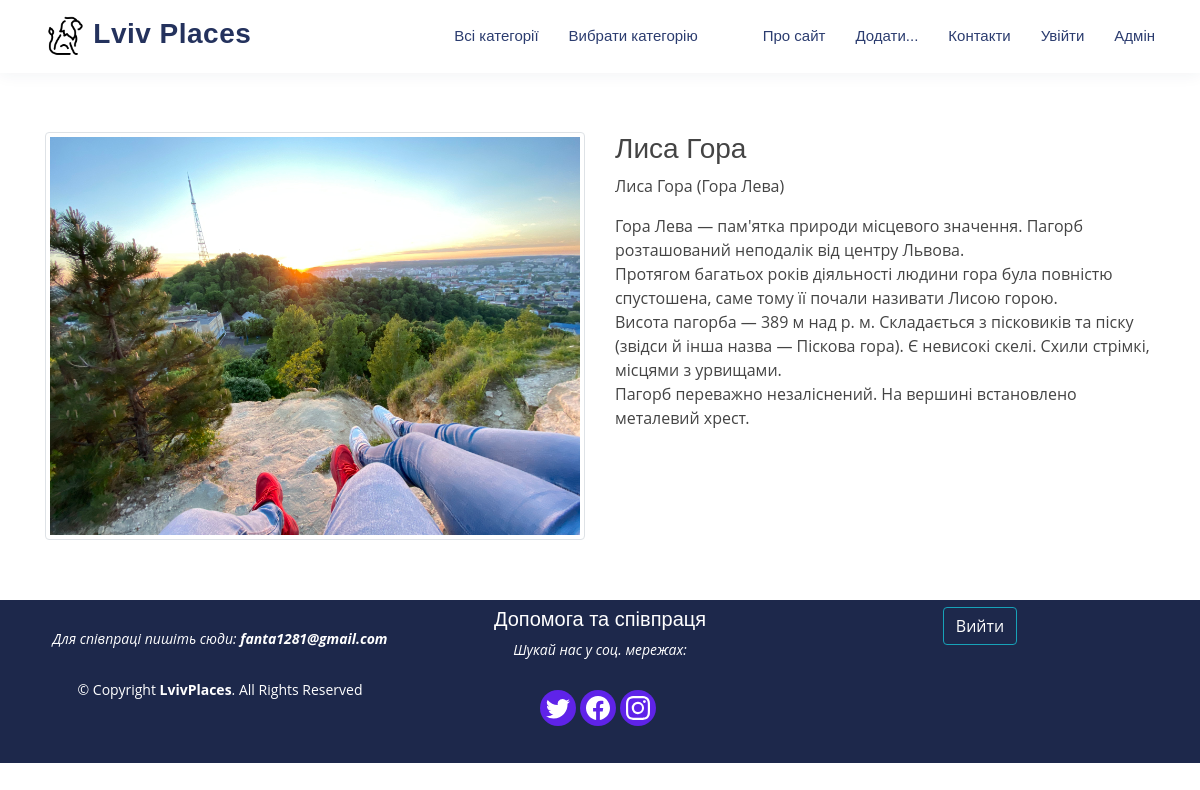
Page /post/lysa-gora/ on the committed database.
### lviv_main/models.py (models this page shows, shortened)
class Women(models.Model):
    title = models.CharField(max_length=255, verbose_name = "Заголовок")
    slug = models.SlugField(max_length=255, unique=True, db_index=True, verbose_name="URL")
    content = models.TextField(blank=True, verbose_name= "Зміст")
    photo = models.ImageField(upload_to="photos/%Y/%m/%d/", verbose_name= "Фото")
    time_create = models.DateTimeField(auto_now_add=True, verbose_name= "Час створення")
    time_update = models.DateTimeField(auto_now=True, verbose_name= "Час оновлення")
    is_published = models.BooleanField(default=True, verbose_name= "Опубліковано")
    cat = models.ForeignKey('Category', on_delete=models.PROTECT, verbose_name= "Категорія")
    class Meta:
        verbose_name='Відомі...'
        verbose_name_plural='Відомі...'

### lviv_main/views.py (the view)
# urls.py: path('post/<slug:post_slug>/', show_post, name='post'),
def show_post(request, post_slug):
    post=get_object_or_404(Women, slug=post_slug)
    cats = Category.objects.all()
    content= {
        'post': post,
        'cats': cats,
        'menu': menu,
        'title': post.title,
        'cat_selected': post.cat_id,
    }
    return render(request, 'lviv_main/post.html', context=content)

### lviv_main/models.py (called while the page is built)
    def get_absolute_url(self):
        return reverse('category', kwargs={'cat_id': self.pk})

### lviv_main/templates/lviv_main/post.html
{% extends 'lviv_main/base.html' %}
{% load static %}
{% block content %}
<section>
    <div class="container">
        <div class="row">
            <div class="col-6">
                {% if post.photo %}
                <img class="img-thumbnail" src="{{post.photo.url}}">
                {% endif %}
            </div>
            <div class="col-6">
                <h3>{{post.title}}</h3>
                {{post.content|linebreaks}}
            </div>
        </div>
    </div>
</section>
{% endblock %}

### lviv_main/static/lviv_main/css/style.css (style rules this page uses)
body { font-family: "Open Sans", sans-serif; color: #444444; }
h1, h2, h3, h4, h5, h6 { font-family: "Raleway", sans-serif; }
section { padding: 60px 0; }

### rows in the picture
Women: photo (picture), title "Лиса Гора", content "Лиса Гора (Гора Лева) Гора Лева — пам'ятка природи місцевого значення. Пагорб розташований неподалік від центру Львова. Протягом багатьох років діяльності людини гора була повністю спустошена, саме тому її почали називати Лисою горою. Висота пагорба — 389 м над р. м. Складається з пісковиків та піску (звідси й інша назва — Піскова гора). Є невисокі скелі. Схили стрімкі, місцями з урвищами. Пагорб переважно незаліснений. На вершині встановлено металевий хрест."

### other values in the picture
{{ m.title }} "Про сайт" "Додати..."
{{ m.title }} "Контакти"
